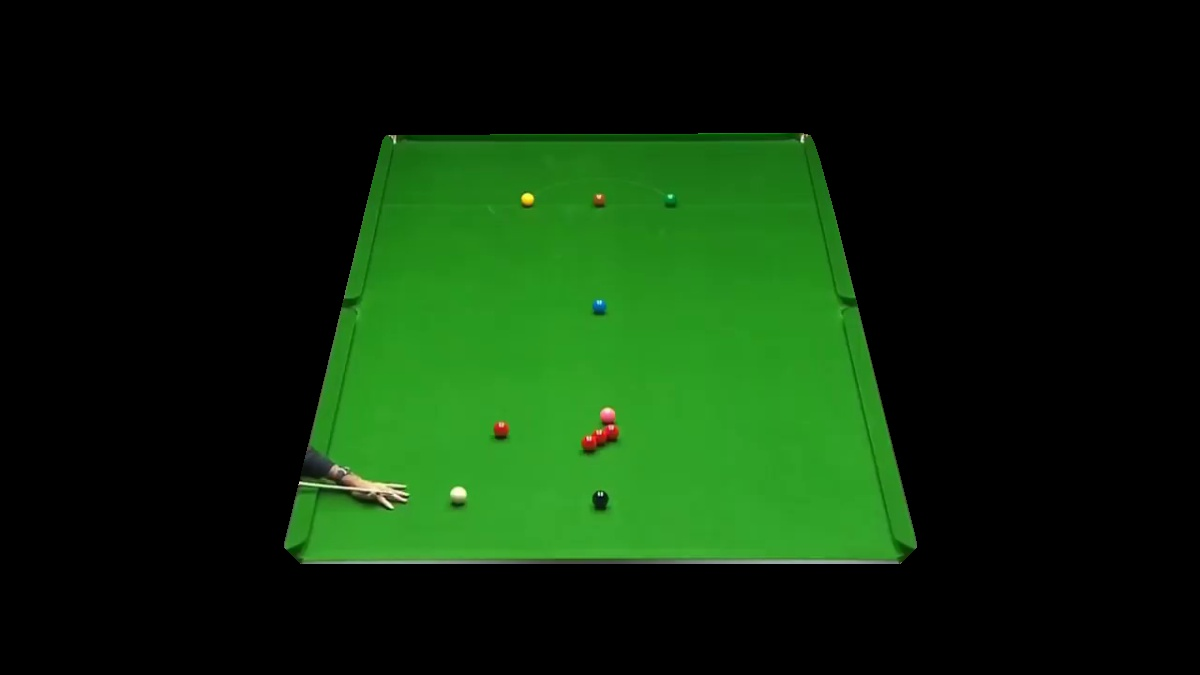
#> input picture table.jpg, 1200 x 675 px
$ python sp.py   (older library calls are emulated)
#> lines starting #> are read from the running program, lines starting #| are printed output that depends on the picture; after the words box and inside, x2 and y2 are one past the last pixel; in counts of white or black regions, pixels touching at a corner belong together
#> further down, img is the input picture: shape (675, 1200, 3); mean B, G, R 9.9, 41.6, 12.7
import cv2
import numpy as np


def derive_graym(impath):
    ''' The intensity value m is calculated as (r+g+b)/3, yet
        grayscalse will do same operation!
        opencv uses default formula Y = 0.299 R + 0.587 G + 0.114 B
    '''
#> called with impath = 'table.jpg'
    # return cv2.imread(impath, cv2.CV_LOAD_IMAGE_GRAYSCALE)
    return cv2.imread(impath, cv2.IMREAD_GRAYSCALE)
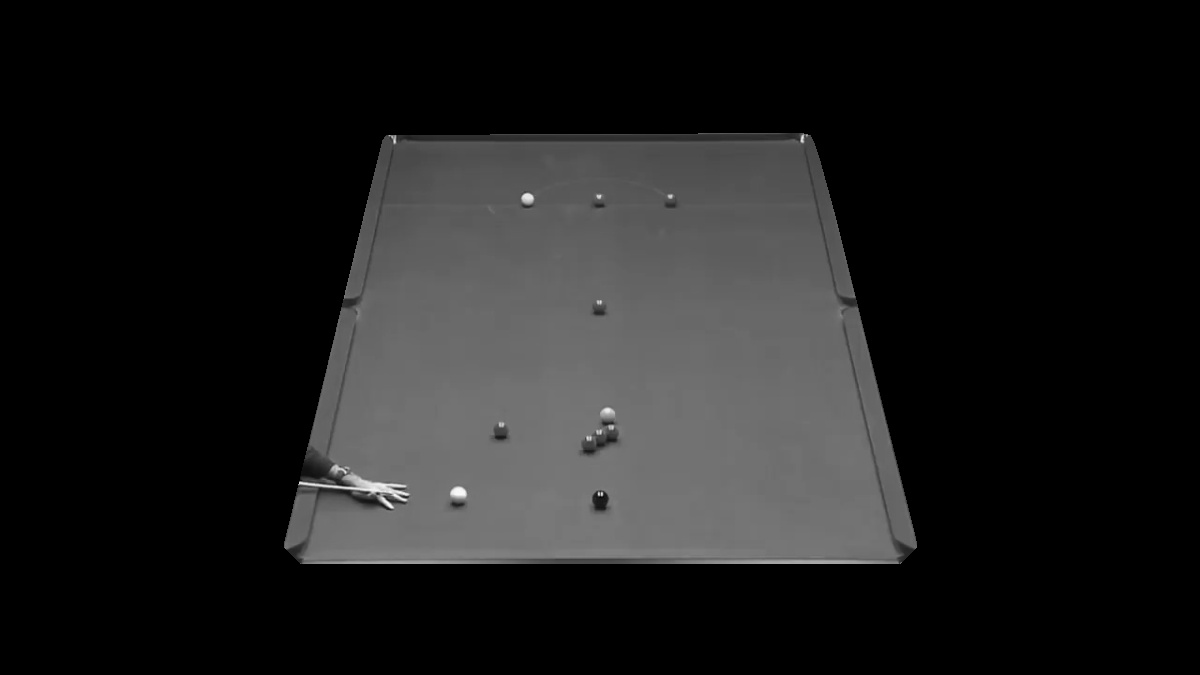
#> returned value: shape (675, 1200); min 0, max 251, mean 29.3


def derive_m(img, rimg):
    ''' Derive m (intensity) based on paper formula '''

    (rw, cl, ch) = img.shape
#> rw = 675; cl = 1200; ch = 3
    for r in range(rw):
        for c in range(cl):
            rimg[r, c] = int(np.sum(img[r, c]) / 3.0)
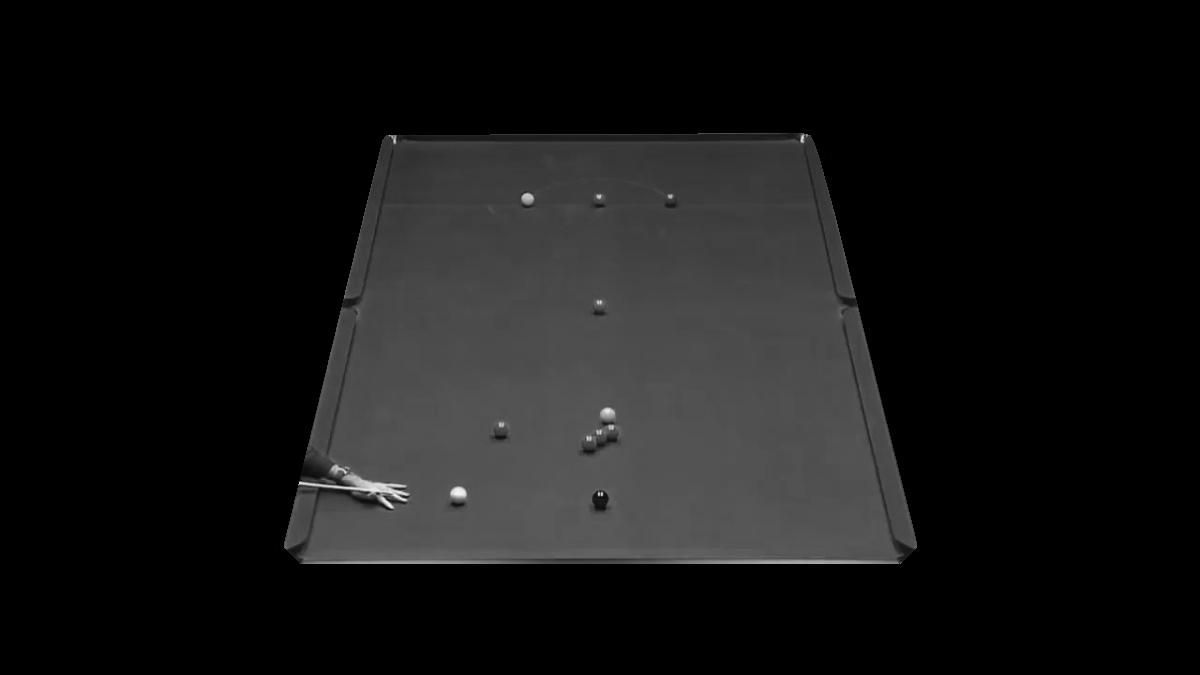
#> rimg: shape (675, 1200); min 0, max 242, mean 21.3

    return rimg


def derive_saturation(img, rimg):
    ''' Derive staturation value for a pixel based on paper formula '''

    s_img = np.array(rimg)
    (r, c) = s_img.shape
#> r = 675; c = 1200
    for ri in range(r):
        for ci in range(c):
            # opencv ==> b,g,r order
            s1 = img[ri, ci][0] + img[ri, ci][2]
            s2 = 2 * img[ri, ci][1]
            if s1 >= s2:
                s_img[ri, ci] = 1.5 * (img[ri, ci][2] - rimg[ri, ci])
            else:
                s_img[ri, ci] = 1.5 * (rimg[ri, ci] - img[ri, ci][0])
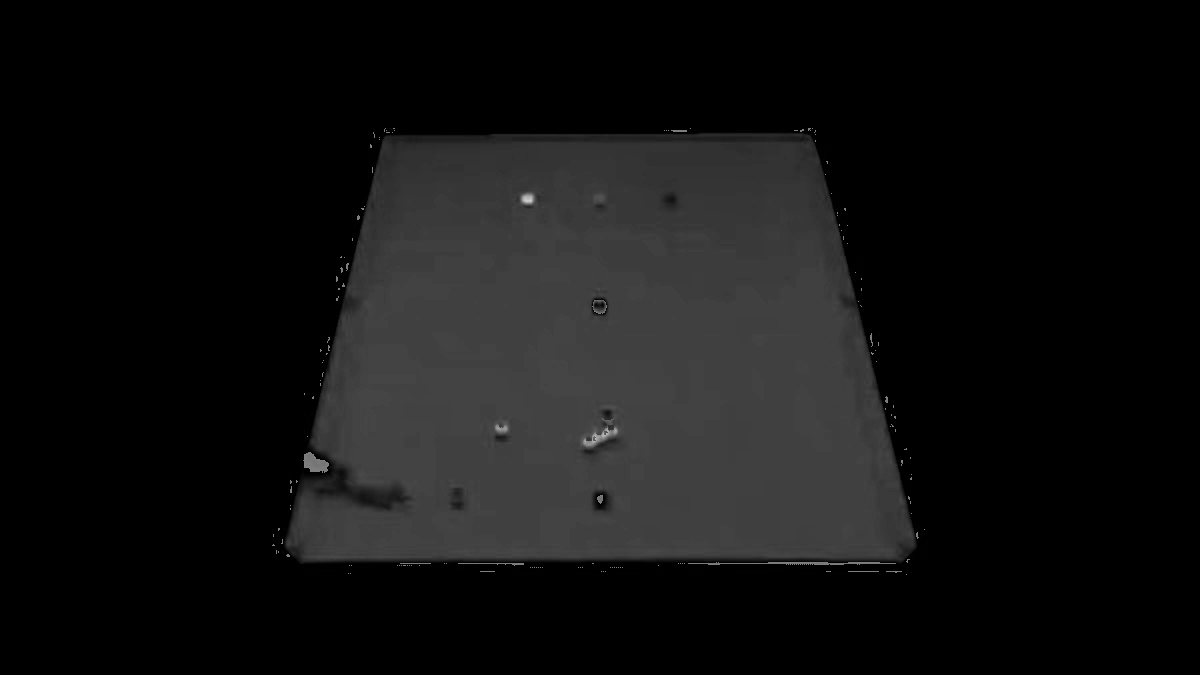
#> s_img: shape (675, 1200); min 0, max 211, mean 17.3

    return s_img


def check_pixel_specularity(mimg, simg):
    ''' Check whether a pixel is part of specular region or not'''

    m_max = np.max(mimg) * 0.5
#> m_max = 121
    s_max = np.max(simg) * 0.33
#> s_max = 69.63

    (rw, cl) = simg.shape
#> rw = 675; cl = 1200

    spec_mask = np.zeros((rw, cl), dtype=np.uint8)
    for r in range(rw):
        for c in range(cl):
            if mimg[r, c] >= m_max and simg[r, c] <= s_max:
                spec_mask[r, c] = 255
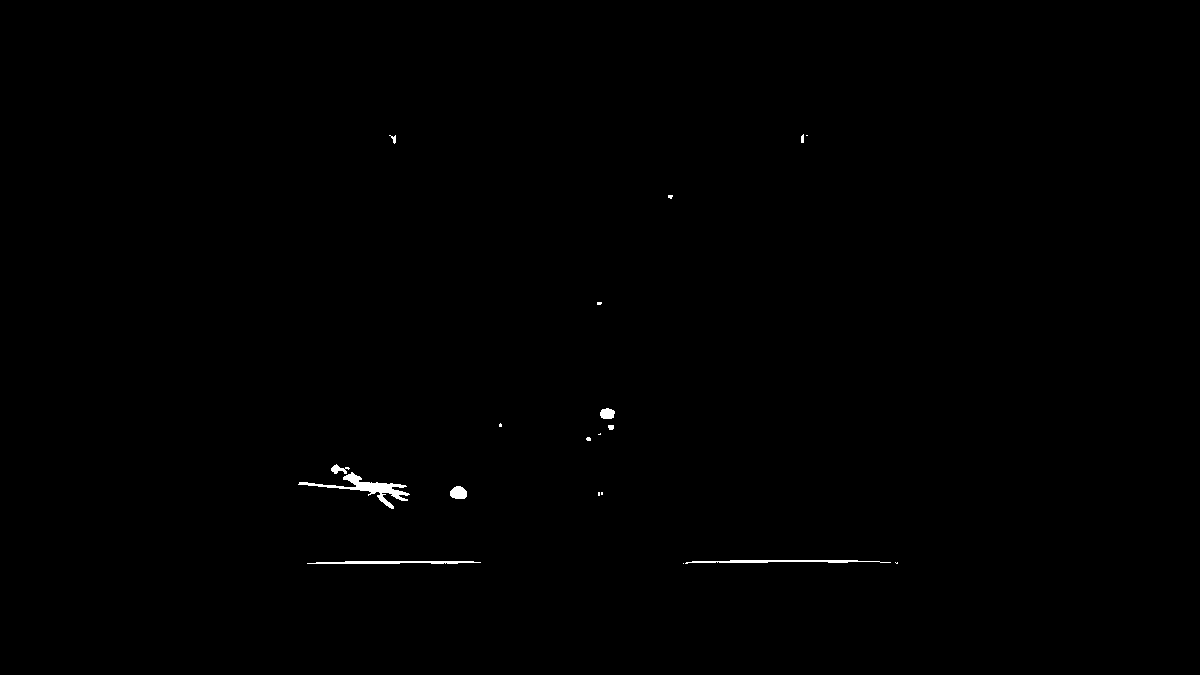
#> spec_mask: shape (675, 1200); 0.28% white; 19 white regions (10 under 20 px), largest, box (x1, y1, x2, y2) and area: (298, 472, 410, 509) 890, (685, 560, 891, 564) 430, (307, 561, 481, 564) 412

    return spec_mask


def enlarge_specularity(spec_mask):
    ''' Use sliding window technique to enlarge specularity
        simply move window over the image if specular pixel detected
        mark center pixel is specular
        win_size = 3x3, step_size = 1
    '''

    win_size, step_size = (3, 3), 1
    enlarged_spec = np.array(spec_mask)
    for r in range(0, spec_mask.shape[0], step_size):
        for c in range(0, spec_mask.shape[1], step_size):
            # yield the current window
            win = spec_mask[r:r + win_size[1], c:c + win_size[0]]

            if win.shape[0] == win_size[0] and win.shape[1] == win_size[1]:
                if win[1, 1] != 0:
                    enlarged_spec[r:r + win_size[1], c:c + win_size[0]] = 255 * np.ones((3, 3), dtype=np.uint8)
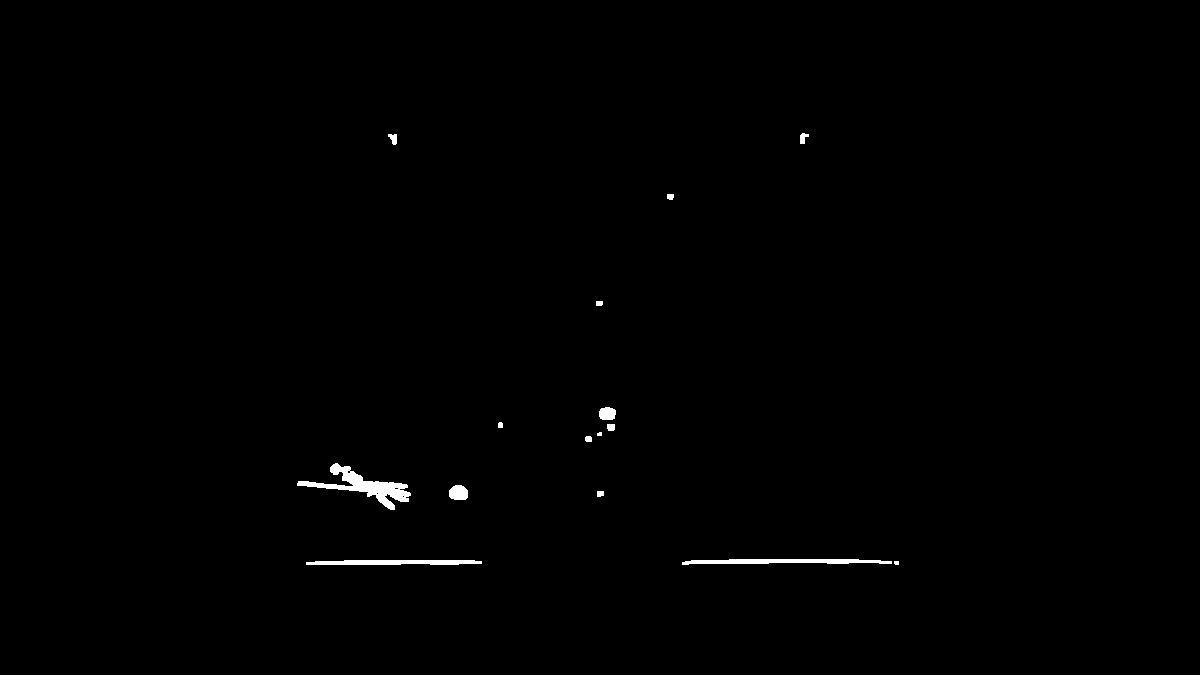
#> enlarged_spec: shape (675, 1200); 0.49% white; 15 white regions (2 under 20 px), largest, box (x1, y1, x2, y2) and area: (297, 463, 411, 510) 1517, (682, 559, 892, 565) 866, (306, 560, 482, 565) 774

    return enlarged_spec


impath = 'table.jpg'
img = cv2.imread(impath)
gray_img = derive_graym(impath)

r_img = m_img = np.array(gray_img)

rimg = derive_m(img, r_img)
s_img = derive_saturation(img, rimg)
spec_mask = check_pixel_specularity(rimg, s_img)
enlarged_spec = enlarge_specularity(spec_mask)

# use opencv's inpaint methods to remove specularity
radius = 12
telea = cv2.inpaint(img, enlarged_spec, radius, cv2.INPAINT_TELEA)
ns = cv2.inpaint(img, enlarged_spec, radius, cv2.INPAINT_NS)

cv2.imwrite('Impainted_telea.png', telea)
cv2.imwrite('Impainted_ns.png', ns)
